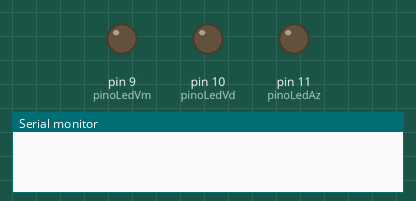
Bench run of a sketch on a simulated Arduino Uno, built with avr-gcc and run on an emulated ATmega328P. Parts: output pins drawn as LEDs (lit = HIGH), the last lines printed to the serial monitor. Random numbers use the default seed unless the sketch sets one.

Above: at 0.1 s.
At 0.6 s:
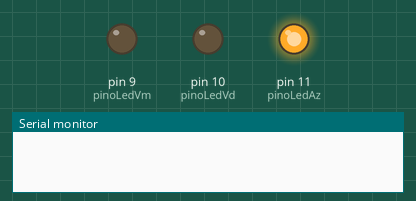
At 1.1 s:
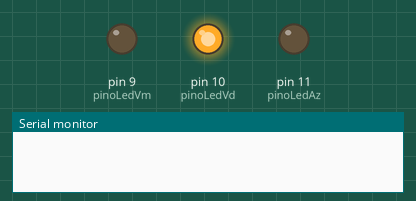
At 2.6 s:
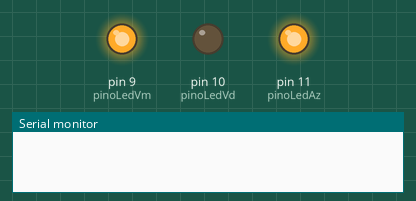
At 12.99 s:
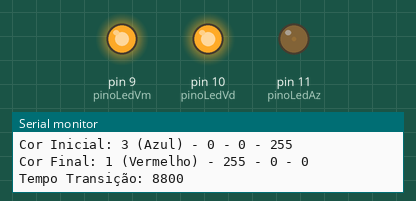
At 23.0 s:
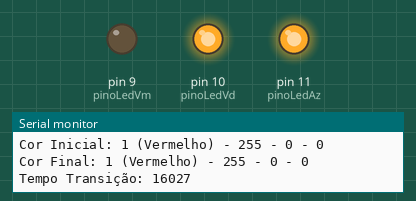
Timing chart, 0 to 24.5 s (numbered marks = the images above):
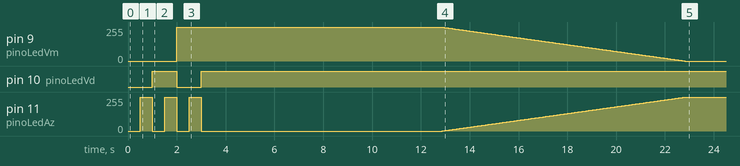

Measured:
- by itself, pin 9 (pinoLedVm): moves from 255/255 to 0/255 over 10.0 s
- by itself, pin 11 (pinoLedAz): ramps from 0/255 to 255/255 and jumps back, once every 1.0 s

The sketch:

Luminaria.ino
```cpp
// Saídas PWM para os LEDs RGB
const int pinoLedVm = 9;    //Led Vermelho -> D9
const int pinoLedVd = 10;   //Led Verde -> D10
const int pinoLedAz = 11;   //Led Azul -> D11

// Se o LED for CATODO comum, comentar a linha abaixo.
#define ANODO_COMUM
// Para debug na porta serial deixar descomentada a linha abaixo
#define DEBUG

int valorLedVm = 0;
int valorLedVd = 0;
int valorLedAz = 0;
int i;
int corInicial = 0;
int corFinal = 0;
int novaCor = 0;
int novoTempo = 1000;
int valoresCorInicial[3] = {0, 0, 0};
int valoresCorFinal[3] = {0, 0, 0};

#ifdef DEBUG
//#define DEBUG_STEPS
String nomeCorAntiga = "Desligado";
String nomeCorNova;
int contador = 0;
int passoContador = 0;
#endif

//~~~~~~~~~~~~~~~~~~~~~~~~~~~~~~~~~~~~~~
// SETUP
//~~~~~~~~~~~~~~~~~~~~~~~~~~~~~~~~~~~~~~
void setup()  {

  Serial.begin(9600);   // Inicializa a porta serial.

  // Seta as saídas dos LEDs como OUTPUT:
  pinMode(pinoLedVm, OUTPUT);
  pinMode(pinoLedVd, OUTPUT);
  pinMode(pinoLedAz, OUTPUT);

  // Inicializa o gerador de números aleatórios.
  // Um pino analógico desconectado irá retornar um
  // valor aleatório de tensão em analogRead().
  // Dessa forma a cor inicial ao ligar será aleatória.
  randomSeed(analogRead(0));

  setaCor(255, 255, 255);
  delay(500);
  setaCor(255, 255, 0);
  delay(500);
  setaCor(255, 0 , 255);
  delay(500);
  setaCor(255, 0, 0);
  delay(500);
  setaCor(0, 255, 255);
  delay(500);
  setaCor(0, 255, 0);
  delay(500);
  setaCor(0, 0, 255);
  //delay(500);
  //setaCor(0, 0, 0);
  delay(2000);
  valoresCorInicial[2] = 255;
}

//~~~~~~~~~~~~~~~~~~~~~~~~~~~~~~~~~~~~~~
// LOOP
//~~~~~~~~~~~~~~~~~~~~~~~~~~~~~~~~~~~~~~
void loop() {
  // Determina a próxima cor aleatóriamente entre 1 e 7
  novaCor = random(1, 7);

  // Determina um tempo de transição aleatório de 1.000ms a 20.000ms
  novoTempo = random(1000, 20000);
#ifdef DEBUG
  passoContador = novoTempo / 10;   // Só quero 10 passos na tela de debug da saída
#endif

  // Chama a rotina de transição de cor
  transicao(novaCor, novoTempo);

}

//~~~~~~~~~~~~~~~~~~~~~~~~~~~~~~~~~~~~~~
// SETACOR
//~~~~~~~~~~~~~~~~~~~~~~~~~~~~~~~~~~~~~~
// Função para comandar a cor do LED RGB
void setaCor(float valorLedVm, float valorLedVd, float valorLedAz) {

#ifdef DEBUG_STEPS
#undef ANODO_COMUM
#endif

  // Caso o LED seja anodo comum (positivo comum), a saída deve ser o inverso da entrada da função.
  // P. ex., se enviarmos 255 pra saída, o PWM será 100% de 5V, ou seja, 5V.
  // Como o LED é anodo comum precisamos enviar 0V ao invés de 5V.
#ifdef ANODO_COMUM
  valorLedVm = 255 - valorLedVm;
  valorLedVd = 255 - valorLedVd;
  valorLedAz = 255 - valorLedAz;
#endif

  analogWrite(pinoLedVm, valorLedVm);
  analogWrite(pinoLedVd, valorLedVd);
  analogWrite(pinoLedAz, valorLedAz);

#ifdef DEBUG_STEPS
  contador++;
  if (contador == passoContador) {
    Serial.print("Saída: ");
    Serial.print(valorLedVm);
    Serial.print(" / ");
    Serial.print(valorLedVd);
    Serial.print(" / ");
    Serial.println(valorLedAz);
    contador = 0;
  }
#endif
}

//~~~~~~~~~~~~~~~~~~~~~~~~~~~~~~~~~~~~~~
// TRANSICAO
//~~~~~~~~~~~~~~~~~~~~~~~~~~~~~~~~~~~~~~
void transicao(int cor, int tempo) {
  float stepsCor[3] = {0, 0, 0};
  corFinal = cor;
  buscaCor(corFinal);

#ifdef DEBUG
  Serial.println();
  Serial.println("-------------------------------------------");
  Serial.print("Cor Inicial: ");
  Serial.print(corInicial, DEC);
  Serial.print(" (");
  Serial.print(nomeCorAntiga);
  Serial.print(")");
  for (i = 0; i < 3; i++)
  {
    Serial.print(" - ");
    Serial.print(*(valoresCorInicial + i));
  }
  Serial.println();
  Serial.print("Cor Final: ");
  Serial.print(corFinal, DEC);
  Serial.print(" (");
  Serial.print(nomeCorNova);
  Serial.print(")");
  for (i = 0; i < 3; i++)
  {
    Serial.print(" - ");
    Serial.print(*(valoresCorFinal + i));
  }
  Serial.println();
  Serial.print("Tempo Transição: ");
  Serial.println(tempo, DEC);
  Serial.println();
#endif

  // Calcula steps de cor de acordo com o tempo desejado de transição (um para cada saída RGB)
  for (i = 0; i < 3; i++) {
    stepsCor[i] = (valoresCorFinal[i] - valoresCorInicial[i]) / (float)tempo;
  }

  // Aciona a saida usando os steps calculados anteriormente e vai adicionando a cada 1ms para
  // dar o efeito de mudança de cor
  for (i = 0; i < tempo; i++) {
    setaCor(valoresCorInicial[0] + stepsCor[0]*i, valoresCorInicial[1] + stepsCor[1]*i, valoresCorInicial[2] + stepsCor[2]*i);
    delay(1);
  }

  // Salva os valores atuais para os iniciais para usar como entrada do próximo loop
  copiaArray(valoresCorFinal, valoresCorInicial, 3);
  corInicial = corFinal;
#ifdef DEBUG
  nomeCorAntiga = nomeCorNova;
#endif
}

//~~~~~~~~~~~~~~~~~~~~~~~~~~~~~~~~~~~~~~
// BUSCACOR
//~~~~~~~~~~~~~~~~~~~~~~~~~~~~~~~~~~~~~~
void buscaCor(int cor) {
  switch (cor) {
    case 1:   // Vermelho
#ifdef DEBUG
      nomeCorNova = "Vermelho";
#endif
      valoresCorFinal[0] = 255;
      valoresCorFinal[1] = 0;
      valoresCorFinal[2] = 0;
      break;
    case 2:   // Verde
#ifdef DEBUG
      nomeCorNova = "Verde";
#endif
      valoresCorFinal[0] = 0;
      valoresCorFinal[1] = 255;
      valoresCorFinal[2] = 0;
      break;
    case 3:   // Azul
#ifdef DEBUG
      nomeCorNova = "Azul";
#endif
      valoresCorFinal[0] = 0;
      valoresCorFinal[1] = 0;
      valoresCorFinal[2] = 255;
      break;
    case 4:   // Amarelo
#ifdef DEBUG
      nomeCorNova = "Amarelo";
#endif
      valoresCorFinal[0] = 255;
      valoresCorFinal[1] = 255;
      valoresCorFinal[2] = 0;
      break;
    case 5:   // Cyan
#ifdef DEBUG
      nomeCorNova = "Cyan";
#endif
      valoresCorFinal[0] = 0;
      valoresCorFinal[1] = 255;
      valoresCorFinal[2] = 255;
      break;
    case 6:   // Violeta
#ifdef DEBUG
      nomeCorNova = "Violeta";
#endif
      // Verificar se 80,0,80 ou 150,0,255 ficam melhores que 255,0,255
      valoresCorFinal[0] = 255;
      valoresCorFinal[1] = 0;
      valoresCorFinal[2] = 255;
      break;
    case 7:   // Branco
#ifdef DEBUG
      nomeCorNova = "Branco";
#endif
      valoresCorFinal[0] = 255;
      valoresCorFinal[1] = 255;
      valoresCorFinal[2] = 255;
      break;
    default:   // Desligado
#ifdef DEBUG
      nomeCorNova = "Desligado";
#endif
      valoresCorFinal[0] = 0;
      valoresCorFinal[1] = 0;
      valoresCorFinal[2] = 0;
      break;
  }
}

//~~~~~~~~~~~~~~~~~~~~~~~~~~~~~~~~~~~~~~
// COPIAARRAY
//~~~~~~~~~~~~~~~~~~~~~~~~~~~~~~~~~~~~~~
/*void copiaArray(int* src, int* dst, int len) {
  for (i = 0; i < len; i++) {
    dst++ = *src++;
  }
  }

  void copyA(int* src, int* dst, int len) {
  memcpy(dst, src, sizeof(src[0])*len);
  }*/
void copiaArray(int* src, int* dst, int len) {
  for (i = 0; i < len; i++) {
    dst[i] = src[i];
  }
}
```
